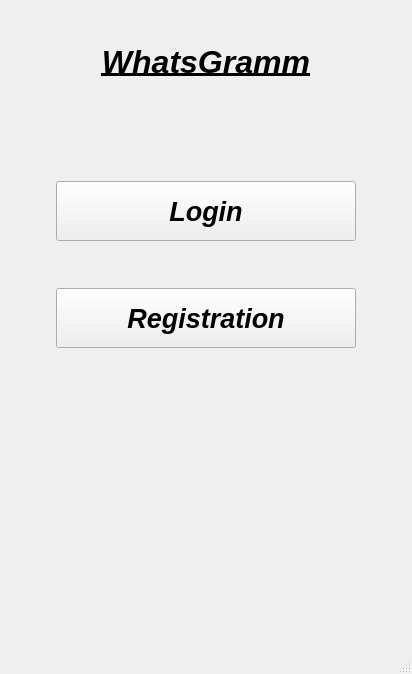
<?xml version="1.0" encoding="UTF-8"?>
<ui version="4.0">
 <class>EnterWindow</class>
 <widget class="QMainWindow" name="EnterWindow">
  <property name="geometry">
   <rect>
    <x>0</x>
    <y>0</y>
    <width>412</width>
    <height>674</height>
   </rect>
  </property>
  <property name="sizePolicy">
   <sizepolicy hsizetype="Minimum" vsizetype="Minimum">
    <horstretch>0</horstretch>
    <verstretch>0</verstretch>
   </sizepolicy>
  </property>
  <property name="windowTitle">
   <string>MainWindow</string>
  </property>
  <widget class="QWidget" name="centralwidget">
   <layout class="QGridLayout" name="gridLayout">
    <item row="0" column="1">
     <layout class="QVBoxLayout" name="verticalLayout">
      <item>
       <spacer name="verticalSpacer_4">
        <property name="orientation">
         <enum>Qt::Vertical</enum>
        </property>
        <property name="sizeHint" stdset="0">
         <size>
          <width>20</width>
          <height>40</height>
         </size>
        </property>
       </spacer>
      </item>
      <item>
       <widget class="QLabel" name="label">
        <property name="font">
         <font>
          <pointsize>24</pointsize>
          <italic>true</italic>
          <bold>true</bold>
          <underline>true</underline>
         </font>
        </property>
        <property name="text">
         <string>WhatsGramm</string>
        </property>
        <property name="alignment">
         <set>Qt::AlignCenter</set>
        </property>
       </widget>
      </item>
      <item>
       <spacer name="verticalSpacer">
        <property name="orientation">
         <enum>Qt::Vertical</enum>
        </property>
        <property name="sizeHint" stdset="0">
         <size>
          <width>20</width>
          <height>100</height>
         </size>
        </property>
       </spacer>
      </item>
      <item>
       <widget class="QPushButton" name="pushButton_2">
        <property name="sizePolicy">
         <sizepolicy hsizetype="Minimum" vsizetype="Fixed">
          <horstretch>0</horstretch>
          <verstretch>0</verstretch>
         </sizepolicy>
        </property>
        <property name="minimumSize">
         <size>
          <width>300</width>
          <height>60</height>
         </size>
        </property>
        <property name="font">
         <font>
          <pointsize>20</pointsize>
          <italic>true</italic>
          <bold>true</bold>
         </font>
        </property>
        <property name="text">
         <string>Login</string>
        </property>
       </widget>
      </item>
      <item>
       <spacer name="verticalSpacer_5">
        <property name="orientation">
         <enum>Qt::Vertical</enum>
        </property>
        <property name="sizeHint" stdset="0">
         <size>
          <width>20</width>
          <height>40</height>
         </size>
        </property>
       </spacer>
      </item>
      <item>
       <spacer name="verticalSpacer_3">
        <property name="orientation">
         <enum>Qt::Vertical</enum>
        </property>
        <property name="sizeHint" stdset="0">
         <size>
          <width>20</width>
          <height>10</height>
         </size>
        </property>
       </spacer>
      </item>
      <item>
       <widget class="QPushButton" name="pushButton">
        <property name="minimumSize">
         <size>
          <width>300</width>
          <height>60</height>
         </size>
        </property>
        <property name="font">
         <font>
          <pointsize>20</pointsize>
          <italic>true</italic>
          <bold>true</bold>
         </font>
        </property>
        <property name="text">
         <string>Registration</string>
        </property>
       </widget>
      </item>
      <item>
       <spacer name="verticalSpacer_2">
        <property name="orientation">
         <enum>Qt::Vertical</enum>
        </property>
        <property name="sizeHint" stdset="0">
         <size>
          <width>20</width>
          <height>300</height>
         </size>
        </property>
       </spacer>
      </item>
     </layout>
    </item>
    <item row="0" column="2">
     <spacer name="horizontalSpacer">
      <property name="orientation">
       <enum>Qt::Horizontal</enum>
      </property>
      <property name="sizeHint" stdset="0">
       <size>
        <width>40</width>
        <height>20</height>
       </size>
      </property>
     </spacer>
    </item>
    <item row="0" column="0">
     <spacer name="horizontalSpacer_2">
      <property name="orientation">
       <enum>Qt::Horizontal</enum>
      </property>
      <property name="sizeHint" stdset="0">
       <size>
        <width>40</width>
        <height>20</height>
       </size>
      </property>
     </spacer>
    </item>
   </layout>
  </widget>
  <widget class="QMenuBar" name="menubar">
   <property name="geometry">
    <rect>
     <x>0</x>
     <y>0</y>
     <width>412</width>
     <height>21</height>
    </rect>
   </property>
  </widget>
  <widget class="QStatusBar" name="statusbar"/>
 </widget>
 <resources/>
 <connections/>
</ui>
